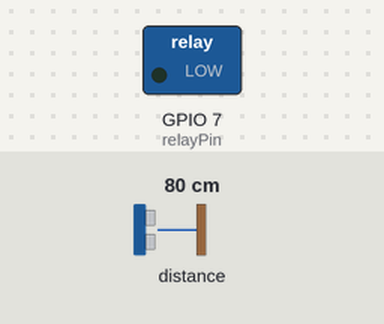
The sketch below on a simulated ESP8266 (NodeMCU). On the bench: switched loads named in the sketch (green lamp = pin HIGH). Inputs (shaded band) come from the test bench; at power-on: distance to the obstacle 80 cm. The echo pulse lasts 58.3 µs per cm; WiFi joins after 1.5 s; servers stay silent unless stated; pins used as bus, display or sensor lines are not drawn; what the sketch prints to the serial monitor is not drawn. At 15.6 s the program restarts the board; the recording ends there.

Above: at 0.1 s.
Timing chart, 0 to 15.6 s (numbered marks = the images above):
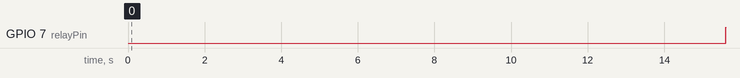

The sketch:

brew-coffee.ino
```cpp
#include "ThingSpeak.h"
#include <ESP8266WiFi.h>

int waterLevel = 0;
int coffeePotActive = 0;

// Relay Info
#define relayPin 7

// Water Sensor Info
#define waterSensor A0

// Ultrasonic Info
#define trigPin 2
#define echoPin 0
long duration, cm, inches;

// Channel info from ThingsSpeak
unsigned long onOffChannelNumber = 000000;
const char * onOffWriteAPIKey = "AAAAAAAAAAAAAAAAA";

unsigned long waterChannel = 000000;
const char * waterWriteAPIKey = "AAAAAAAAAAAAAAAAA";

unsigned long sonarChannel = 000000;
const char * sonarWriteAPIKey = "AAAAAAAAAAAAAAAAA";


// WiFi Info

char ssid[] = "Wifiname";
char pass[] = "password";
WiFiClient client;

void setup() {
  // Pins for Ultrasonic
  pinMode(trigPin, OUTPUT);
  pinMode(echoPin, INPUT);
  // Pin for Relay
  pinMode(relayPin, OUTPUT);

  Serial.begin(115200);

  WiFi.mode(WIFI_STA);

  ThingSpeak.begin(client);

}

void wifiSetup(){
    // Connect or reconnect to WiFi
  if (WiFi.status() != WL_CONNECTED) {
    Serial.print("Attempting to connect to SSID: ");
    Serial.print(ssid);
    while (WiFi.status() != WL_CONNECTED) {
      WiFi.begin(ssid, pass);
      Serial.print(".");
      delay(5000);
    }
    Serial.println("\nConnected.");
  }
}


void brewCoffee(){
  digitalWrite(relayPin, HIGH);
}


void loop() {
  wifiSetup();

      // Water Sensor
   float adcValue = analogRead(waterSensor);
   Serial.print("Water level is at: ");
   Serial.print(waterSensor);
   if (adcValue < 95) {
    int httpCode = ThingSpeak.writeField(waterChannel, 1, 1, waterWriteAPIKey);
    if (httpCode == 200) {
      int waterLevel = 1;
      Serial.println("/nChannel write successful.");
    }
    else {
      Serial.println("Problem writing to channel. HTTP error code " + String(httpCode));
  }

   }
   else {
    int httpCode = ThingSpeak.writeField(waterChannel, 1, 0, waterWriteAPIKey);
        if (httpCode == 200) {
          int waterLevel = 0;
      Serial.println("Channel write successful.");
    }
    else {
      Serial.println("Problem writing to channel. HTTP error code " + String(httpCode));
   }

   }

  delay(10000);
  // Ultrasonic Sensor
  // The sensor is triggered by a HIGH pulse of 10 or more microseconds.
  // Give a short LOW pulse beforehand to ensure a clean HIGH pulse:
  digitalWrite(trigPin, LOW);
  delayMicroseconds(5);
  digitalWrite(trigPin, HIGH);
  delayMicroseconds(10);
  digitalWrite(trigPin, LOW);

  // Read the signal from the sensor: a HIGH pulse whose
  // duration is the time (in microseconds) from the sending
  // of the ping to the reception of its echo off of an object.
  pinMode(echoPin, INPUT);
  duration = pulseIn(echoPin, HIGH);

  // Convert the time into a distance
  cm = (duration/2) / 29.1;     // Divide by 29.1 or multiply by 0.0343
  inches = (duration/2) / 74;   // Divide by 74 or multiply by 0.0135

  if (inches > 165) {
    int httpCode = ThingSpeak.writeField(sonarChannel, 1, 1, sonarWriteAPIKey);
    if (httpCode == 200) {
      Serial.println("/nChannel write successful.");
      int coffeePotActive = 1;
    }
    else {
      Serial.println("Problem writing to channel. HTTP error code " + String(httpCode));
    }
  }
  else {
    int httpCode = ThingSpeak.writeField(sonarChannel, 1, 0, sonarWriteAPIKey);
        if (httpCode == 200) {
          Serial.println("/nChannel write successful.");
          int coffeePotActive = 0;
    }
        else {
          Serial.println("Problem writing to channel. HTTP error code " + String(httpCode));
    }
  }
  Serial.print(inches);
  Serial.print("in, ");
  Serial.print(cm);
  Serial.print("cm");
  Serial.println();

  if (waterLevel == 0 && coffeePotActive == 0){
    brewCoffee();
  }
  else {
    Serial.println("Error brewing coffee");
  }
  exit(0);
}
```

Measured:
- by itself, GPIO 7 (relayPin): LOW → HIGH at 15.6 s
